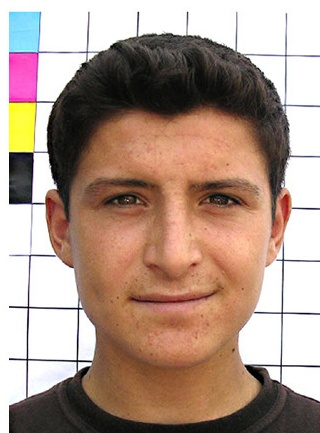
#> input picture picture/1.jpg, 320 x 433 px; its folder holds 4 pictures in this run
$ python train.py
#> lines starting #> are read from the running program, lines starting #| are printed output that depends on the picture
import os
import cv2
import numpy
from PIL import Image


def getImage(path):
#> called with path = './picture'
    faceS = []
    ids = []
    imagePaths = [os.path.join(path, f) for f in os.listdir(path)]
    faceD = cv2.CascadeClassifier('./haarcascade_frontalface_alt2.xml')
    # print(imagePaths)
    for imagePath in imagePaths:
        PILImg = numpy.array(Image.open(imagePath).convert('L'))
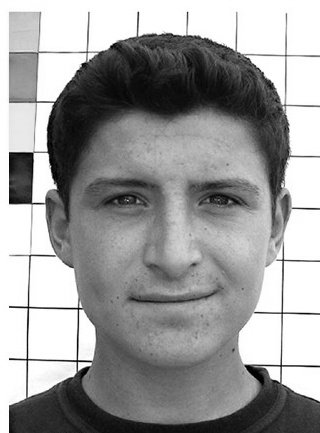
#> PILImg: shape (433, 320); min 0, max 255, mean 155.6
        NPImg = numpy.array(PILImg, 'uint8')
        det_faces = faceD.detectMultiScale(NPImg)
#> det_faces = [[58, 114, 229, 229]]
        face = int(os.path.split(imagePath)[1].split('.')[0])
        for x, y, w, h in det_faces:
            try:
                faceS.append(cv2.resize(NPImg[x : x + w, y : y + h], (224, 224)))
                # faceS.append(NPImg[x : x + w, y : y + h])
                ids.append(face)
            except:
                print("Error:", imagePath)
#> this loop made 1 pass
#> after the loop, faceS = 1 item; ids = [1]
#> pass 2 of the loop in getImage, `for imagePath in imagePaths:`:
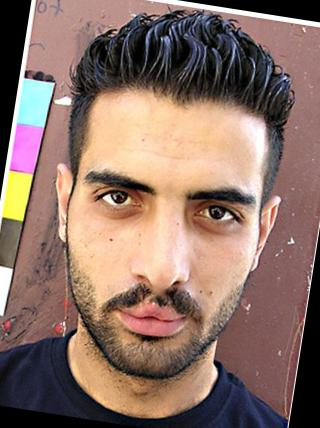
#> input picture picture/10.jpg, 320 x 428 px
#> in getImage, `PILImg = numpy.array(Image.open(imagePath).convert('L'))`:
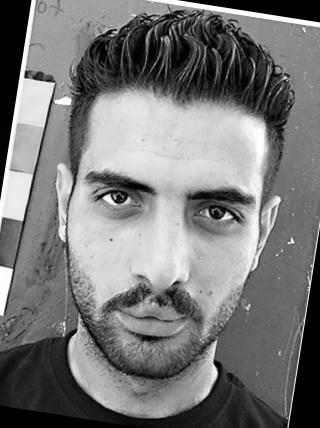
#> PILImg: shape (428, 320); min 0, max 255, mean 120.4
#> det_faces = [[30, 106, 265, 265]]
#> the loop in getImage, `for x, y, w, h in det_faces:` made 1 pass
#> after the loop in getImage, `for x, y, w, h in det_faces:`: faceS = 2 items; ids = [1, 10]
#> pass 3 of the loop in getImage, `for imagePath in imagePaths:`:
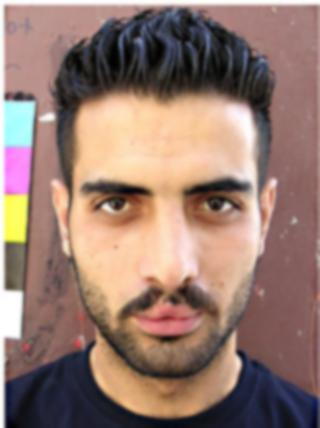
#> input picture picture/11.jpg, 320 x 428 px
#> in getImage, `PILImg = numpy.array(Image.open(imagePath).convert('L'))`:
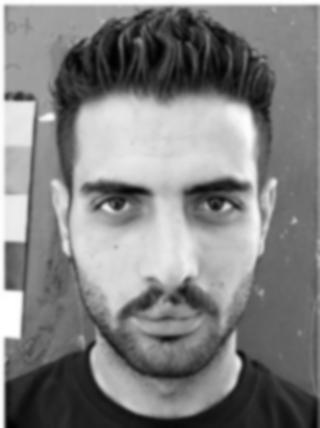
#> PILImg: shape (428, 320); min 0, max 255, mean 129.4
#> det_faces = [[34, 106, 263, 263]]
#> the loop in getImage, `for x, y, w, h in det_faces:` made 1 pass
#> after the loop in getImage, `for x, y, w, h in det_faces:`: faceS = 3 items; ids = [1, 10, 11]
#> the loop made 4 passes; the first 3 are shown
            # [4 lines of commented-out code are left out]
    return faceS, ids


if __name__ == '__main__':
    path = "./picture"
    faces, ids = getImage(path)
    r = cv2.face.LBPHFaceRecognizer_create()
    r.train(faces, numpy.array(ids))
#> (the run stopped early here; a loop or call above may not have finished)
